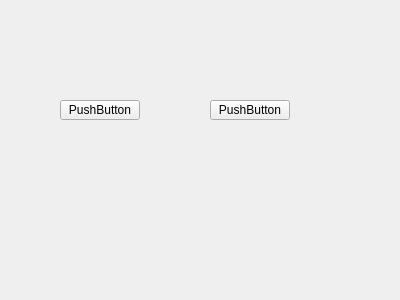
<?xml version="1.0" encoding="UTF-8"?>
<ui version="4.0">
 <class>WizardPage</class>
 <widget class="QWizardPage" name="WizardPage">
  <property name="geometry">
   <rect>
    <x>0</x>
    <y>0</y>
    <width>400</width>
    <height>300</height>
   </rect>
  </property>
  <property name="windowTitle">
   <string>WizardPage</string>
  </property>
  <widget class="QPushButton" name="pushButton">
   <property name="geometry">
    <rect>
     <x>60</x>
     <y>100</y>
     <width>80</width>
     <height>20</height>
    </rect>
   </property>
   <property name="text">
    <string>PushButton</string>
   </property>
  </widget>
  <widget class="QPushButton" name="pushButton_2">
   <property name="geometry">
    <rect>
     <x>210</x>
     <y>100</y>
     <width>80</width>
     <height>20</height>
    </rect>
   </property>
   <property name="text">
    <string>PushButton</string>
   </property>
  </widget>
 </widget>
 <resources/>
 <connections/>
</ui>
